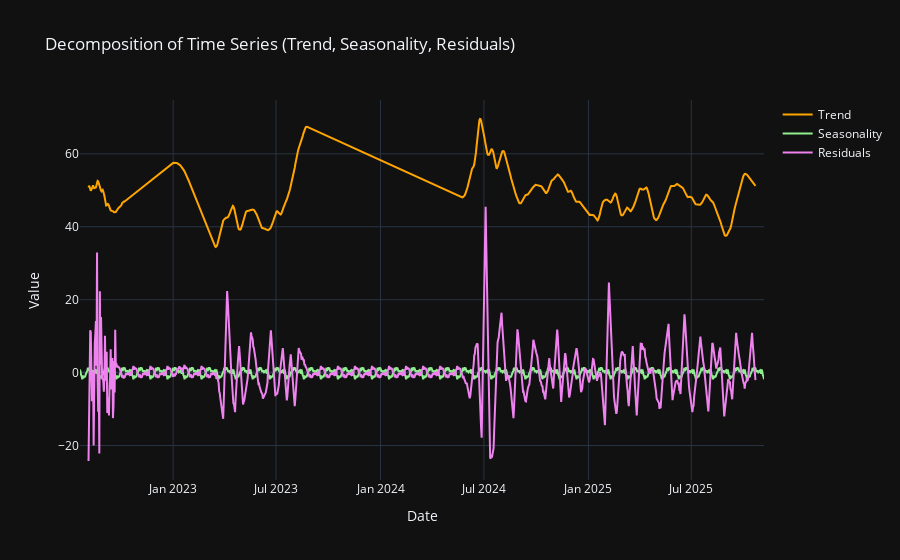

The notebook cell this image was saved under:
### Code cell
#Seasonal Decomposition
result = seasonal_decompose(df_daily['AQI Value'], model='additive', period=30)

fig3 = go.Figure()
fig3.add_trace(go.Scatter(x=df_daily.index, y=result.trend, name='Trend', line=dict(color='orange')))
fig3.add_trace(go.Scatter(x=df_daily.index, y=result.seasonal, name='Seasonality', line=dict(color='lightgreen')))
fig3.add_trace(go.Scatter(x=df_daily.index, y=result.resid, name='Residuals', line=dict(color='violet')))
fig3.update_layout(title='Decomposition of Time Series (Trend, Seasonality, Residuals)',
                   xaxis_title='Date', yaxis_title='Value',
                   template='plotly_dark')
fig3.show()

### Figure 1 — Plotly figure (JSON) as saved in the notebook; plotly's stock layout.template omitted (floating-point values rounded to 4 significant figures; data arrays with more than 128 entries replaced by an {"elided": "..."} marker saying what was removed)
{"data": [{"line": {"color": "orange"}, "name": "Trend", "type": "scatter", "x": {"elided": "1205 str values"}, "y": {"elided": "1205 float values"}}, {"line": {"color": "lightgreen"}, "name": "Seasonality", "type": "scatter", "x": {"elided": "1205 str values"}, "y": {"elided": "1205 float values"}}, {"line": {"color": "violet"}, "name": "Residuals", "type": "scatter", "x": {"elided": "1205 str values"}, "y": {"elided": "1205 float values"}}], "layout": {"autosize": true, "title": {"text": "Decomposition of Time Series (Trend, Seasonality, Residuals)"}, "xaxis": {"autorange": true, "range": ["2022-07-21", "2025-11-06"], "title": {"text": "Date"}, "type": "date"}, "yaxis": {"autorange": true, "range": [-29.46, 74.77], "title": {"text": "Value"}, "type": "linear"}}}
